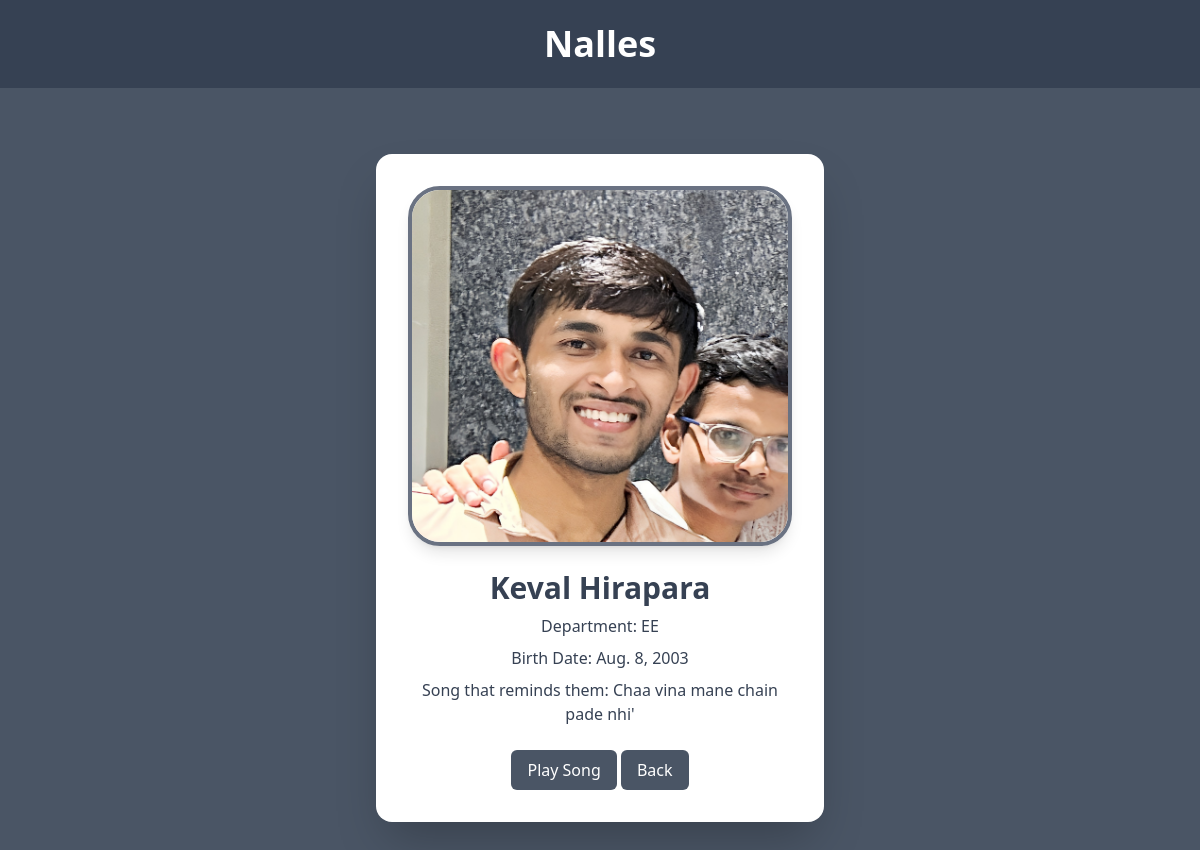
Page /myApp/show_all/6/ on the earlier database version.
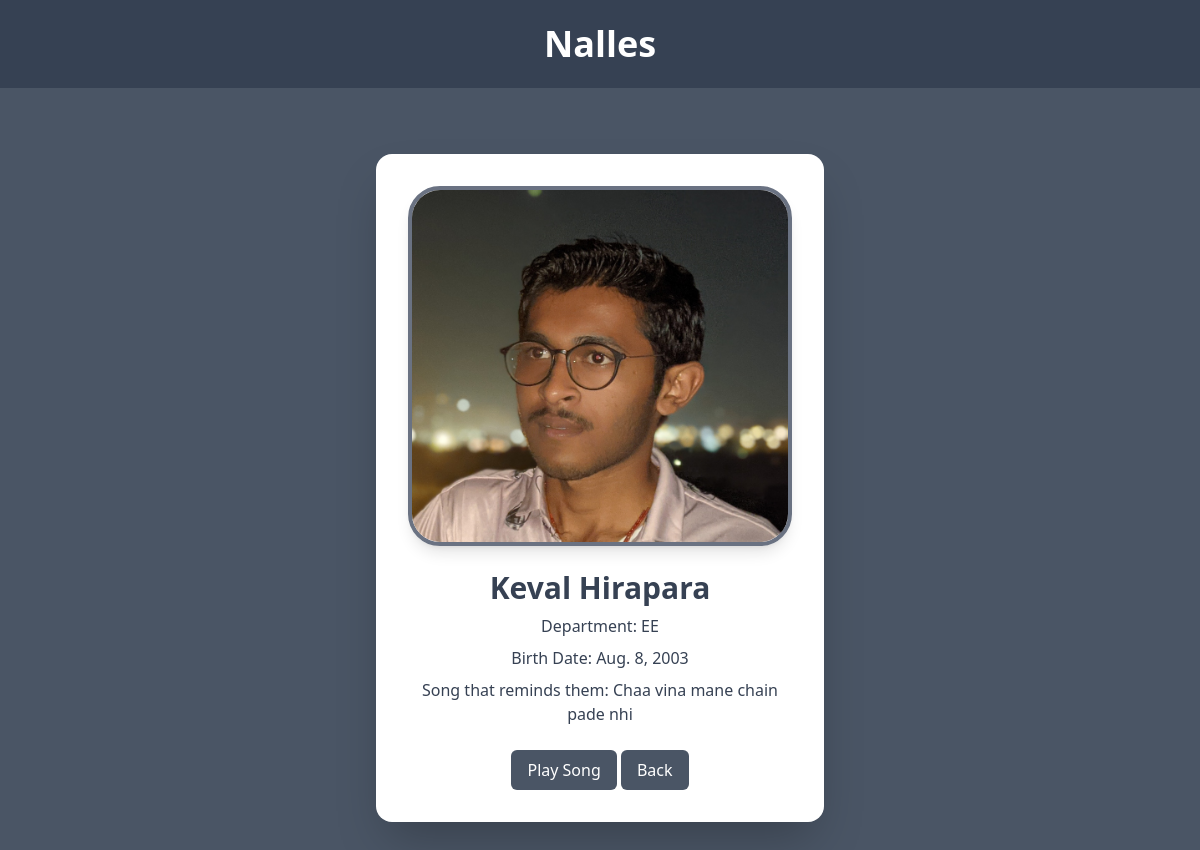
Same page on the later database version.
### myApp/models.py (models this page shows, shortened)
class Nalles(models.Model):
    DEPT = [
        ('CSE', 'Computer Science'),
        ('EE', 'Electrical'),
        ('ECE', 'Electronic and Communication'),
        ('MSC', 'Master of Science'),
    ]
    name = models.CharField(max_length=40)
    dept = models.CharField(choices=DEPT)
    birth_date = models.DateField()
    image = models.ImageField(upload_to='nalles_img/')
    song = models.TextField(default="-")
    song_url = models.TextField(default="-")

### myApp/views.py (the view)
# urls.py: path('show_all/<int:nalla_id>/', views.nallas_detail, name='nallas_detail'),
def nallas_detail(req, nalla_id):
    nalla = get_object_or_404(Nalles, pk=nalla_id)
    return render(
        req,
        'myApp/nallas_detail.html',
        {
            'nalla': nalla
        }
    )

### myApp/templates/myApp/nallas_detail.html (shortened to what this page needs)
{% extends "layout.html" %}
{% block content %}
<div class="bg-gray-700 text-white text-center p-6 shadow-lg">
    <h1 class="text-4xl font-bold">Nalles</h1>
</div>
<div class="min-h-screen bg-gray-600 flex items-center justify-center p-10">
    <div class="bg-white rounded-2xl shadow-2xl p-8 max-w-md w-full text-center">
        {% if nalla.image %}
            <img src="{{ nalla.image.url }}"
                 class="w-100 h-90 rounded-4xl object-cover mx-auto border-4 border-gray-500 shadow-lg">
        {% endif %}
        <h1 class="text-3xl text-gray-700 font-bold mt-6">{{ nalla.name }}</h1>
        <p class="text-gray-700 mt-2">Department: {{ nalla.dept }}</p>
        <p class="text-gray-700 mt-2">Birth Date: {{ nalla.birth_date }}</p>
        <p class="text-gray-700 mt-2">Song that reminds them: {{ nalla.song }}</p>
        <a href="{{ nalla.song_url }}" target="_blank" class="text-blue-500 hover:underline">
            <button class="mt-6 px-4 py-2 bg-gray-600 text-white rounded-md hover:bg-gray-700">
                Play Song
            </button>
        </a>
        <a href="{% url 'show_all' %}">
            <button class="mt-6 px-4 py-2 bg-gray-600 text-white rounded-md hover:bg-gray-700">
                Back
            </button>
        </a>
    </div>
</div>
{% endblock %}

### templates/layout.html (shortened to what this page needs)
{% load static tailwind_tags %}
{% load static %}
<!DOCTYPE html>
<html lang="en">
<head>
    <link rel="stylesheet" href="{% static 'style.css' %}">
    {% tailwind_css %}  {% comment %} To add Tailwind CSS {% endcomment %}
</head>
<body>
    {% block content %} Content will be here {% endblock %}
</body>
</html>

### static/style.css (style rules this page uses)
body { background-color: rgb(69, 84, 99); color: white; }
h1 { text-align: center; }

Differences in the rows shown:
changed Nalles "Keval Hirapara": image: a different picture; song "Chaa vina mane chain pade nhi'" → "Chaa vina mane chain pade nhi"
